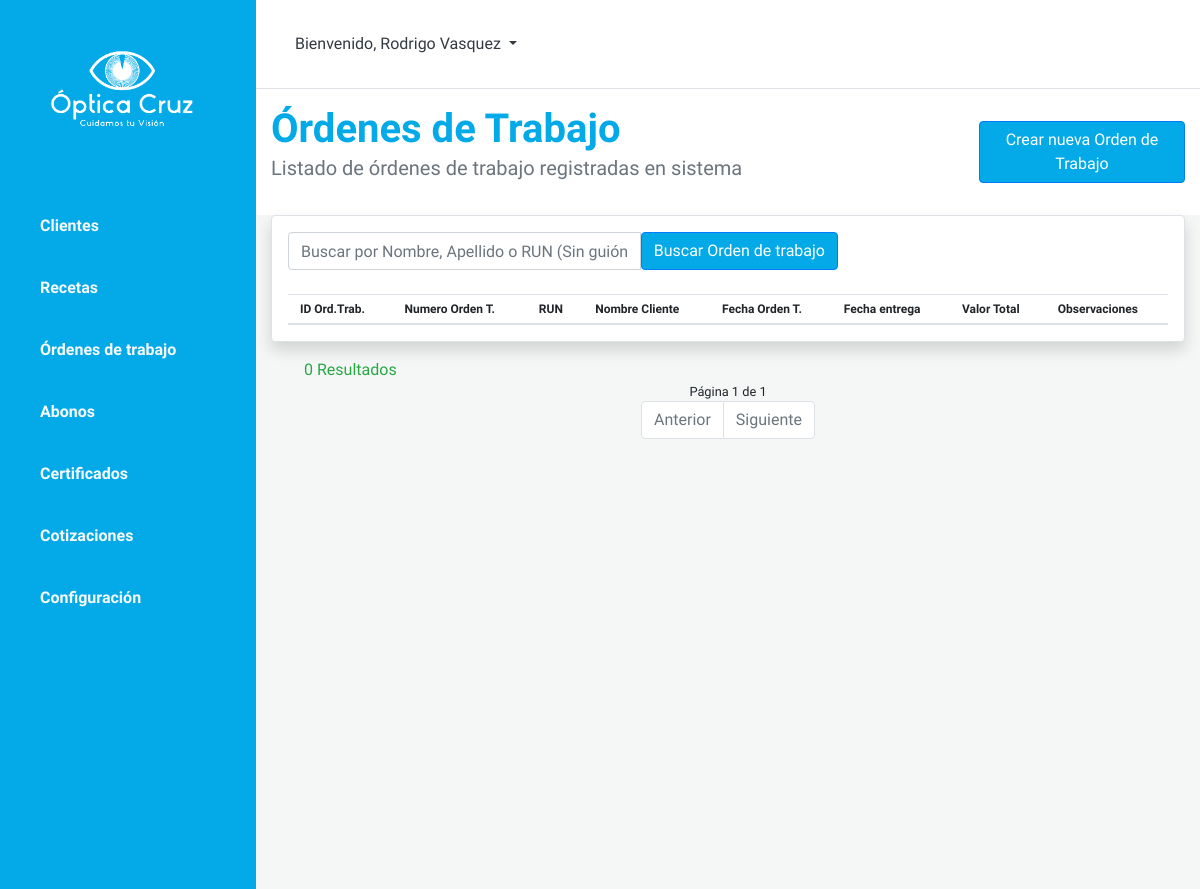
The page /ordenTrabajo_list on the database as committed earlier.
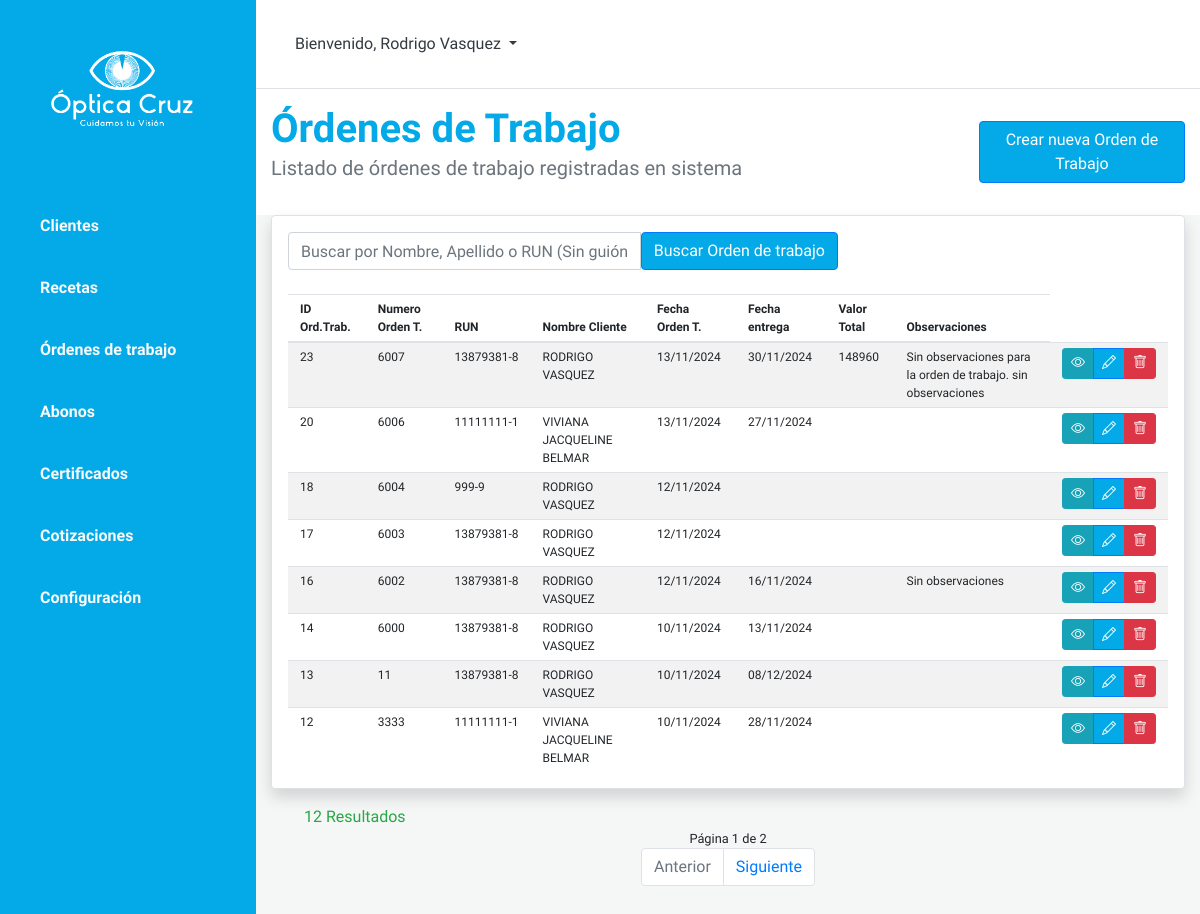
The same page on the database as committed later.
### optica/models.py (models this page shows, shortened)
class OrdenTrabajo(models.Model):
    idReceta = models.ForeignKey(Receta, null=True, blank=True, on_delete=models.CASCADE, verbose_name="ID Receta")
    rutAtendedor = models.ForeignKey(Atendedor, on_delete=models.CASCADE, null=True, blank=True, verbose_name="RUN Atendedor")
    rutTecnico = models.ForeignKey(Tecnico, on_delete=models.CASCADE, null=True, blank=True, verbose_name="RUN Técnico")
    rutAdministrador = models.ForeignKey(Administrador, on_delete=models.CASCADE, null=True, blank=True, verbose_name="RUN Administrador")
    idOrdenTrabajo = models.BigAutoField(primary_key=True, verbose_name="ID Orden de Trabajo")
    numeroOrdenTrabajo = models.IntegerField(verbose_name="Número de Orden de Trabajo")
    fechaOrdenTrabajo = models.DateTimeField(auto_now_add=True, null=True, blank=True, verbose_name="Fecha Orden de Trabajo")
    fechaEntregaOrdenTrabajo = models.DateField(null=True, blank=True, verbose_name="Fecha Entrega")
    horaEntregaOrdenTrabajo = models.TimeField(null=True, blank=True, verbose_name="Hora de Entrega")
    laboratorioLejos = models.CharField(max_length=30, null=True, blank=True, verbose_name="Laboratorio (Lejos)")
    gradoLejosOd = models.CharField(max_length=10, null=True, blank=True, verbose_name="Grado Lejos OD")
    gradoLejosOi = models.CharField(max_length=10, null=True, blank=True, verbose_name="Grado Lejos OI")
    prismaLejosOd = models.CharField(max_length=10, null=True, blank=True, verbose_name="Prisma Lejos OD")
    prismaLejosOi = models.CharField(max_length=10, null=True, blank=True, verbose_name="Prisma Lejos OI")
    adicionLejosOd = models.CharField(max_length=10, null=True, blank=True, verbose_name="Adición Lejos OD")
    adicionLejosOi = models.CharField(max_length=10, null=True, blank=True, verbose_name="Adición Lejos OI")
    tipoCristalLejos = models.CharField(max_length=25, null=True, blank=True, verbose_name="Tipo de Cristal (Lejos)")
    colorCristalLejos = models.CharField(max_length=20, null=True, blank=True, verbose_name="Color (Lejos)")
    marcoLejos = models.CharField(max_length=25, null=True, blank=True, verbose_name="Marco (Lejos)")
    valorMarcoLejos = models.IntegerField(null=True, blank=True, verbose_name="Valor Marco (Lejos)")
    valorCristalesLejos = models.IntegerField(null=True, blank=True, verbose_name="Valor Cristal (Lejos)")
    totalLejos = models.IntegerField(null=True, blank=True, verbose_name="Total (Lejos)")
    altura = models.CharField(max_length=25, null=True, blank=True, verbose_name="Altura")
    laboratorioCerca = models.CharField(max_length=30, null=True, blank=True, verbose_name="Laboratotio (Cerca)")
    gradoCercaOd = models.CharField(max_length=10, null=True, blank=True, verbose_name="Grado Cerca OD")
    gradoCercaOi = models.CharField(max_length=10, null=True, blank=True, verbose_name="Grado Cerca OI")
    prismaCercaOd = models.CharField(max_length=10, null=True, blank=True, verbose_name="Prisma Cerca OD")
    prismaCercaOi = models.CharField(max_length=10, null=True, blank=True, verbose_name="Prisma Cerca OI")
    adicionCercaOd = models.CharField(max_length=10, null=True, blank=True, verbose_name="Adición Cerca OD")
    adicionCercaOi = models.CharField(max_length=10, null=True, blank=True, verbose_name="Adición Cerca OI")
    tipoCristalCerca = models.CharField(max_length=25, null=True, blank=True, verbose_name="Tipo de Cristal (Cerca)")
    colorCristalCerca = models.CharField(max_length=20, null=True, blank=True, verbose_name="Color (Cerca)")
    marcoCerca = models.CharField(max_length=25, null=True, blank=True, verbose_name="Marco (Cerca)")
    valorMarcoCerca = models.IntegerField(null=True, blank=True, verbose_name="Valor Marco (Cerca)")
    valorCristalesCerca = models.IntegerField(null=True, blank=True, verbose_name="Valor Cristal (Cerca)")
    totalCerca = models.IntegerField(null=True, blank=True, verbose_name="Total (Cerca)")
    totalOrdenTrabajo = models.IntegerField(null=True, blank=True, verbose_name="Total")
    tipoPago = models.CharField(max_length=25, null=True, blank=True, verbose_name="Tipo de Pago")
    numeroVoucherOrdenTrabajo = models.IntegerField(null=True, blank=True, verbose_name="Número de Voucher")
    observacionOrdenTrabajo = models.CharField(max_length=300, null=True, blank=True, verbose_name="Observaciones")

class Receta(models.Model):
    idReceta = models.BigAutoField(primary_key=True, verbose_name="ID receta")
    rutCliente = models.ForeignKey(Cliente, on_delete=models.CASCADE, verbose_name="RUN Cliente")
    rutAdministrador = models.ForeignKey(Administrador, on_delete=models.CASCADE, null=True, blank=True, verbose_name="RUN Administrador")
    rutTecnico = models.ForeignKey(Tecnico, on_delete=models.CASCADE, null=True, blank=True, verbose_name="RUN Técnico")
    rutAtendedor = models.ForeignKey(Atendedor, on_delete=models.CASCADE, null=True, blank=True, verbose_name="RUN Atendedor")
    dvRutCliente = models.CharField(max_length=1, null=True, blank=True, verbose_name="Dígito")
    nombreCliente = models.CharField(max_length=20, null=True, blank=True, verbose_name="Nombre")
    apPaternoCliente = models.CharField(max_length=20, null=True, blank=True, verbose_name="Apellido Paterno")
    apMaternoCliente = models.CharField(max_length=20, null=True, blank=True, verbose_name="Apellido Materno")
    celularCliente = models.IntegerField(null=True, blank=True, verbose_name="Celular")
    telefonoCliente = models.IntegerField(null=True, blank=True, verbose_name="Teléfono")
    numeroReceta = models.IntegerField(null=True, blank=True, verbose_name="Número de Receta")
    fechaReceta = models.DateField(null=True, blank=True, verbose_name="Fecha Receta")
    creacionReceta = models.DateTimeField(auto_now_add=True, verbose_name="Creado el día")
    imagenReceta = models.ImageField(upload_to='imagenes/', null=True, blank=True, verbose_name="Imagen")
    lejosOdEsfera = models.CharField(max_length=10, null=True, blank=True, verbose_name="Esfera")
    lejosOdCilindro = models.CharField(max_length=10, null=True, blank=True, verbose_name="Cilindro")
    lejosOdEje = models.CharField(max_length=10, null=True, blank=True, verbose_name="Eje")
    lejosOiEsfera = models.CharField(max_length=10, null=True, blank=True, verbose_name="Esfera")
    lejosOiCilindro = models.CharField(max_length=10, null=True, blank=True, verbose_name="Cilindro")
    lejosOiEje = models.CharField(max_length=10, null=True, blank=True, verbose_name="Eje")
    dpLejos = models.CharField(max_length=10, null=True, blank=True, verbose_name="Distancia Pupilar")
    cercaOdEsfera = models.CharField(max_length=10, null=True, blank=True, verbose_name="Esfera")
    cercaOdCilindro = models.CharField(max_length=10, null=True, blank=True, verbose_name="Cilindro")
    cercaOdEje = models.CharField(max_length=10, null=True, blank=True, verbose_name="Eje")
    cercaOiEsfera = models.CharField(max_length=10, null=True, blank=True, verbose_name="Esfera")
    cercaOiCilindro = models.CharField(max_length=10, null=True, blank=True, verbose_name="Cilindro")
    cercaOiEje = models.CharField(max_length=10, null=True, blank=True, verbose_name="Eje")
    dpCerca = models.CharField(max_length=10, null=True, blank=True, verbose_name="Distancia Pupilar")
    tipoLente = models.CharField(max_length=20, null=True, blank=True, verbose_name="Tipo de Lente")
    institucion = models.CharField(max_length=20, null=True, blank=True, verbose_name="Institucion")
    doctorOftalmologo = models.CharField(max_length=40, null=True, blank=True, verbose_name="Médico Oftalmología")
    observacionReceta = models.CharField(max_length=300, null=True, blank=True, verbose_name="Observaciones")

class Cliente(models.Model):
    rutCliente = models.IntegerField(primary_key=True, verbose_name="RUN Cliente")
    dvRutCliente = models.CharField(max_length=1, verbose_name="Digito")
    nombreCliente = models.CharField(max_length=20, verbose_name="Nombre")
    apPaternoCliente = models.CharField(max_length=20, verbose_name="Apellido Paterno")
    apMaternoCliente = models.CharField(max_length=20, null=True, blank=True, verbose_name="Apellido Materno")
    celularCliente = models.IntegerField(null=True, blank=True, verbose_name="Celular")
    telefonoCliente = models.IntegerField(null=True, blank=True, verbose_name="Teléfono")
    emailCliente = models.EmailField(max_length=50, null=True, blank=True, verbose_name="Correo Electrónico")
    direccionCliente = models.CharField(max_length=100, null=True, blank=True, verbose_name="Dirección")
    creacionCliente = models.DateTimeField(auto_now_add=True, verbose_name="Creado el día")
    def __str__(self):
        return f"{self.rutCliente}"

### optica/views.py (the view)
# urls.py: path('ordenTrabajo_list', views.ListarOrdenTrabajoView.as_view(), name='ordenTrabajo_list'),
class ListarOrdenTrabajoView(generic.ListView):
    model = OrdenTrabajo
    paginate_by = 8
    ordering = ['-fechaOrdenTrabajo']
    def get_queryset(self) -> QuerySet[Any]:
        q = self.request.GET.get('q')
        if q:
            return OrdenTrabajo.objects.filter(
                Q(idReceta__rutCliente__nombreCliente__icontains=q) |
                Q(idReceta__rutCliente__apPaternoCliente__icontains=q) |
                Q(idReceta__rutCliente__rutCliente__icontains=q)
            )
        return super().get_queryset()

### optica/templates/optica/ordenTrabajo_list.html (shortened to what the changed rows need)
{% extends 'optica/base.html' %}
{% load static %}
{% block content%}
<div id="content" class="bg-grey w-100">
    <section class="bg-light py-3">
        <div class="container">
            <div class="row">
                <div class="col-lg-9 col-md-8">
                    <h1 class="font-weight-bold mb-0">Órdenes de Trabajo</h1>
                </div>
            </div>
        </div>
    </section>
    <div class="mt-0">
        <div class="container-fluid w-100">
            <div class="card border border-1 shadow rounded p-3 ">
                <br>
                <table class="table table-condensed table-striped mb-0">
                    <thead>
                        <tr>
                            <th scope="col">ID Ord.Trab.</th>
                            <th scope="col">Numero Orden T.</th>
                            <th scope="col">RUN</th>
                            <th scope="col">Nombre Cliente</th>
                            <th scope="col">Fecha Orden T.</th>
                            <th scope="col">Fecha entrega</th>
                            <th scope="col">Valor Total </th>
                            <th scope="col">Observaciones</th>
                        </tr>
                    </thead>
                    <tbody>
                        {% for ordenTrabajo in object_list %}
                        <tr>
                            <td>{{ ordenTrabajo.idOrdenTrabajo }}</td>
                            <td>{{ ordenTrabajo.numeroOrdenTrabajo }}</td>
                            <td>{{ ordenTrabajo.idReceta.rutCliente }}-{{ ordenTrabajo.idReceta.dvRutCliente }}</td>
                            <td class="text-uppercase">{{ ordenTrabajo.idReceta.nombreCliente }}
                                {{ ordenTrabajo.idReceta.apPaternoCliente }}
                                {{ ordenTrabajo.idRreceta.apMaternoCliente |default:'' }}</td>
                            <td>{{ ordenTrabajo.fechaOrdenTrabajo |date:'d/m/Y' |default:'' }}</td>
                            <td>{{ ordenTrabajo.fechaEntregaOrdenTrabajo |date:'d/m/Y' |default:'' }}</td>
                            <td>{{ ordenTrabajo.totalOrdenTrabajo |default:'' }}</td>
                            <td>{{ ordenTrabajo.observacionOrdenTrabajo |default:'' }}</td>
                            <td>
                                <div class="btn-group btn-group-sm">
                                    <button type="button" class="btn btn-info" data-bs-toggle="modal"
                                        data-bs-target="#ordenTrabajoModal{{ ordenTrabajo.idOrdenTrabajo }}">
                                        <i class="bi bi-eye"></i>
                                    </button>
                                    <a href="{% url 'ordenTrabajo_edit' ordenTrabajo.pk %}" class="btn btn-primary">
                                        <i class="bi bi-pencil"></i>
                                    </a>
                                    <button type="button" class="btn btn-danger" data-bs-toggle="modal"
                                        data-bs-target="#eliminarOrdenTrabajoModal{{ ordenTrabajo.idOrdenTrabajo }}">
                                        <i class="bi bi-trash"></i>
                                    </button>
                                </div>
                            </td>
                        </tr>
                        {% endfor %}
                    </tbody>
                </table>
            </div>
        </div>
        <div class="text-success text-left mt-3 ml-5">
            {{ page_obj.paginator.count }} Resultado{{ page_obj.paginator.count|pluralize }}
        </div>
        <div class="d-flex justify-content-center">
            <small class="d-none d-sm-inline-block text-body">
                Página {{ page_obj.number }} de {{ page_obj.paginator.num_pages }}
            </small>
        </div>
        <section>
            <nav aria-label="Page navigation">
                <ul class="pagination justify-content-center">
                    {% if page_obj.has_next %}
                    <li class="page-item">
                        <a class="page-link" href="{% url 'ordenTrabajo_list' %}?page={{ page_obj.next_page_number }}"
                            aria-label="Siguiente">
                            <span aria-hidden="true">
                                Siguiente
                            </span>
                        </a>
                    </li>
                    {% else %}
                    <li class="page-item disabled">
                        <a class="page-link" href="#" aria-label="Siguiente">
                            <span aria-hidden="true">
                                Siguiente
                            </span>
                        </a>
                    </li>
                    {% endif %}
                </ul>
            </nav>
        </section>
    </div>
</div>
{% endblock content %}

Rows that differ between the two databases and show on the page:
added OrdenTrabajo: idOrdenTrabajo "23", numeroOrdenTrabajo "6007", idReceta.rutCliente "13879381", idReceta.dvRutCliente "8", idReceta.nombreCliente "RODRIGO", idReceta.apPaternoCliente "VASQUEZ", fechaOrdenTrabajo "13/11/2024", fechaEntregaOrdenTrabajo "30/11/2024", totalOrdenTrabajo "148960", observacionOrdenTrabajo "Sin observaciones para la orden de trabajo. sin observaciones"
added OrdenTrabajo: idOrdenTrabajo "20", numeroOrdenTrabajo "6006", idReceta.rutCliente "11111111", idReceta.dvRutCliente "1", idReceta.nombreCliente "VIVIANA JACQUELINE", idReceta.apPaternoCliente "BELMAR", fechaOrdenTrabajo "13/11/2024", fechaEntregaOrdenTrabajo "27/11/2024"
added OrdenTrabajo: idOrdenTrabajo "18", numeroOrdenTrabajo "6004", idReceta.rutCliente "999", idReceta.dvRutCliente "9", idReceta.nombreCliente "RODRIGO", idReceta.apPaternoCliente "VASQUEZ", fechaOrdenTrabajo "12/11/2024"
added OrdenTrabajo: idOrdenTrabajo "17", numeroOrdenTrabajo "6003", idReceta.rutCliente "13879381", idReceta.dvRutCliente "8", idReceta.nombreCliente "RODRIGO", idReceta.apPaternoCliente "VASQUEZ", fechaOrdenTrabajo "12/11/2024"
added OrdenTrabajo: idOrdenTrabajo "16", numeroOrdenTrabajo "6002", idReceta.rutCliente "13879381", idReceta.dvRutCliente "8", idReceta.nombreCliente "RODRIGO", idReceta.apPaternoCliente "VASQUEZ", fechaOrdenTrabajo "12/11/2024", fechaEntregaOrdenTrabajo "16/11/2024", observacionOrdenTrabajo "Sin observaciones"
added OrdenTrabajo: idOrdenTrabajo "14", numeroOrdenTrabajo "6000", idReceta.rutCliente "13879381", idReceta.dvRutCliente "8", idReceta.nombreCliente "RODRIGO", idReceta.apPaternoCliente "VASQUEZ", fechaOrdenTrabajo "10/11/2024", fechaEntregaOrdenTrabajo "13/11/2024"
added OrdenTrabajo: idOrdenTrabajo "13", numeroOrdenTrabajo "11", idReceta.rutCliente "13879381", idReceta.dvRutCliente "8", idReceta.nombreCliente "RODRIGO", idReceta.apPaternoCliente "VASQUEZ", fechaOrdenTrabajo "10/11/2024", fechaEntregaOrdenTrabajo "08/12/2024"
added OrdenTrabajo: idOrdenTrabajo "12", numeroOrdenTrabajo "3333", idReceta.rutCliente "11111111", idReceta.dvRutCliente "1", idReceta.nombreCliente "VIVIANA JACQUELINE", idReceta.apPaternoCliente "BELMAR", fechaOrdenTrabajo "10/11/2024", fechaEntregaOrdenTrabajo "28/11/2024"
Other text that changed with them:
{{ page_obj.paginator.count }}: "0" → "12"
{{ page_obj.paginator.num_pages }}: "1" → "2"
